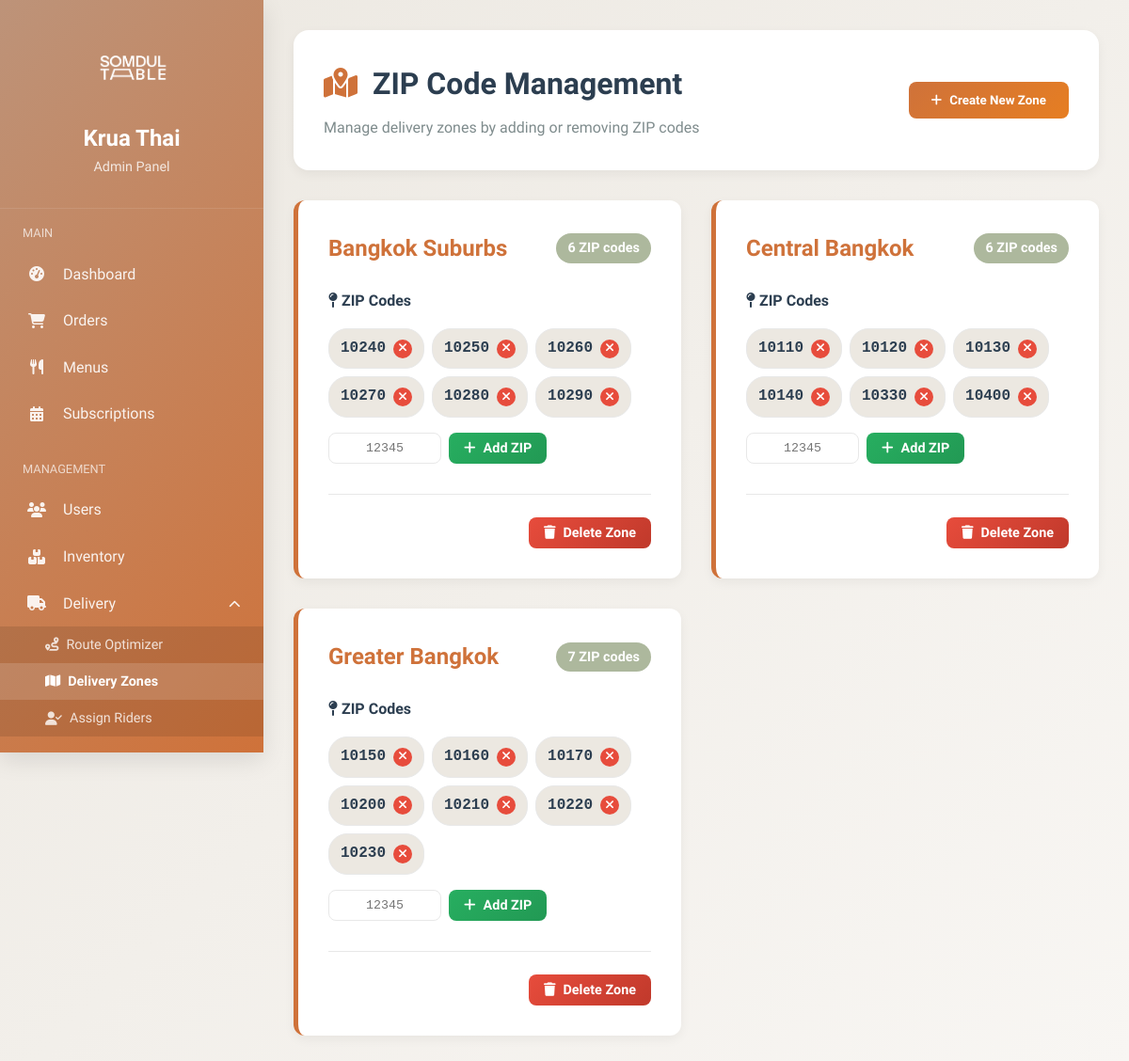
The app's page /KruaThai/admin/delivery-zones.php (signed in), older data.
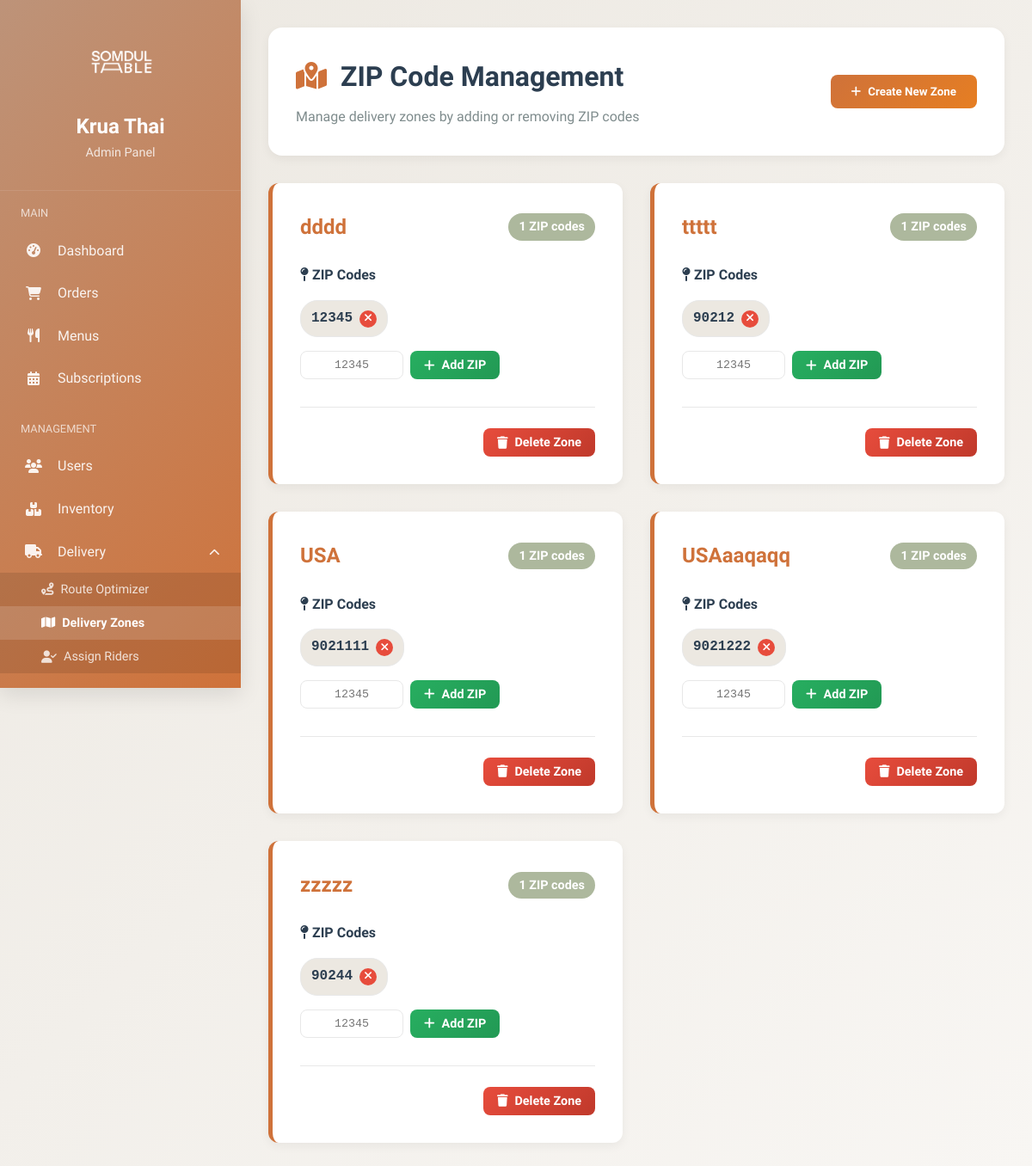
The same page, newer data.
### tables this page shows
CREATE TABLE `delivery_zones` (
  `id` char(36) NOT NULL,
  `zone_name` varchar(100) NOT NULL,
  `zone_description` text,
  `zone_color` varchar(10) DEFAULT '#3498db',
  `min_distance` decimal(8,2) DEFAULT '0.00',
  `max_distance` decimal(8,2) DEFAULT '0.00',
  `base_delivery_fee` decimal(8,2) DEFAULT '0.00',
  `per_mile_fee` decimal(8,2) DEFAULT '0.00',
  `zip_codes` longtext NOT NULL,
  `delivery_fee` decimal(6,2) DEFAULT '0.00',
  `free_delivery_minimum` decimal(8,2) DEFAULT NULL,
  `delivery_time_slots` longtext,
  `estimated_delivery_time` int(11) DEFAULT '60',
  `is_active` tinyint(1) DEFAULT '1',
  `sort_order` int(11) DEFAULT '1',
  `max_orders_per_day` int(11) DEFAULT '100',
  `max_orders_per_slot` int(11) DEFAULT '10',
  `created_at` timestamp NOT NULL DEFAULT CURRENT_TIMESTAMP,
  `updated_at` timestamp NOT NULL DEFAULT CURRENT_TIMESTAMP ON UPDATE CURRENT_TIMESTAMP
);

### KruaThai/admin/delivery-zones.php (the view, shortened to what this page needs)
<?php
require_once '../config/database.php';
try {
    $database = new Database();
    $pdo = $database->getConnection();
} catch (Exception $e) {
    die("❌ Database connection failed: " . $e->getMessage());
}
try {
    $stmt = $pdo->prepare("SELECT * FROM delivery_zones ORDER BY zone_name ASC");
    $stmt->execute();
    $zones = $stmt->fetchAll(PDO::FETCH_ASSOC);
} catch (Exception $e) {
    $zones = [];
    $error_message = "Could not fetch delivery zones: " . $e->getMessage();
}
?>
<!DOCTYPE html>
<html lang="th">
<head>
    <link href="https://cdnjs.cloudflare.com/ajax/libs/font-awesome/6.4.0/css/all.min.css" rel="stylesheet">
</head>
<body>
    <div class="admin-layout">
        <div class="sidebar" id="sidebar">
            <div class="sidebar-header">
                <div class="logo">
                    <img src="../assets/image/LOGO_White Trans.png"
                         alt="Krua Thai Logo"
                         class="logo-image"
                         loading="lazy">
                </div>
                <div class="sidebar-title">Krua Thai</div>
                <div class="sidebar-subtitle">Admin Panel</div>
            </div>
            <nav class="sidebar-nav">
                <div class="nav-section">
                    <div class="nav-section-title">Main</div>
                    <a href="dashboard.php" class="nav-item">
                        <i class="nav-icon fas fa-tachometer-alt"></i>
                        <span>Dashboard</span>
                    </a>
                    <a href="orders.php" class="nav-item">
                        <i class="nav-icon fas fa-shopping-cart"></i>
                        <span>Orders</span>
                    </a>
                    <a href="menus.php" class="nav-item">
                        <i class="nav-icon fas fa-utensils"></i>
                        <span>Menus</span>
                    </a>
                    <a href="subscriptions.php" class="nav-item">
                        <i class="nav-icon fas fa-calendar-alt"></i>
                        <span>Subscriptions</span>
                    </a>
                </div>
                <div class="nav-section">
                    <div class="nav-section-title">Management</div>
                    <a href="users.php" class="nav-item">
                        <i class="nav-icon fas fa-users"></i>
                        <span>Users</span>
                    </a>
                    <a href="inventory.php" class="nav-item">
                        <i class="nav-icon fas fa-boxes"></i>
                        <span>Inventory</span>
                    </a>
                <div class="nav-section">
                    <div class="nav-item-with-submenu" id="deliveryMenu">
                        <div class="nav-item" onclick="toggleDeliveryMenu()">
                            <i class="nav-icon fas fa-truck"></i>
                            <span>Delivery</span>
                            <i class="nav-toggle fas fa-chevron-down"></i>
                        </div>
                        <div class="nav-submenu" id="deliverySubmenu">
                            <a href="delivery-management.php" class="nav-subitem ">
                                <i class="nav-subitem-icon fas fa-route"></i>
                                <span>Route Optimizer</span>
                            </a>
                            <a href="delivery-zones.php" class="nav-subitem  active">
                                <i class="nav-subitem-icon fas fa-map"></i>
                                <span>Delivery Zones</span>
                            </a>
                            <a href="assign-riders.php" class="nav-subitem">
                                <i class="nav-subitem-icon fas fa-user-check"></i>
                                <span>Assign Riders</span>
                            </a>
                        </div>
                    </div>
                </div>
                </div>
            </nav>
        </div>
        <main class="main-content">
            <header class="page-header">
                <div>
                    <h1 class="page-title">
                        <i class="fas fa-map-marked-alt" style="color: var(--curry); margin-right: 0.5rem;"></i>
                        ZIP Code Management
                    </h1>
                    <p class="page-subtitle">Manage delivery zones by adding or removing ZIP codes</p>
                </div>
                <div class="header-actions">
                    <button class="btn btn-primary" onclick="showCreateZoneModal()">
                        <i class="fas fa-plus"></i> Create New Zone
                    </button>
                </div>
            </header>
            <?php if (empty($zones)): ?>
                <div class="empty-state">
                    <i class="fas fa-map-marked-alt"></i>
                    <h2>No Delivery Zones Found</h2>
                    <p>Create your first delivery zone to start managing ZIP codes for delivery coverage.</p>
                    <button class="btn btn-primary" onclick="showCreateZoneModal()">
                        <i class="fas fa-plus"></i> Create New Zone
                    </button>
                </div>
            <?php else: ?>
                <div class="zones-grid">
                    <?php foreach ($zones as $zone):
                        $zipCodes = json_decode($zone['zip_codes'] ?? '[]', true) ?? [];
                    ?>
                        <div class="zone-card" data-zone-id="<?= $zone['id'] ?>">
                            <div class="zone-header">
                                <h3 class="zone-title"><?= htmlspecialchars($zone['zone_name']) ?></h3>
                                <span class="zone-count"><?= count($zipCodes) ?> ZIP codes</span>
                            </div>
                            <div class="zip-section">
                                <h4 style="margin-bottom: 1rem; color: var(--text-dark);">
                                    <i class="fas fa-map-pin"></i> ZIP Codes
                                </h4>
                                <?php if (empty($zipCodes)): ?>
                                    <p class="text-muted">No ZIP codes added yet.</p>
                                <?php else: ?>
                                    <div class="zip-list">
                                        <?php foreach ($zipCodes as $zipCode): ?>
                                            <div class="zip-code-tag">
                                                <span><?= htmlspecialchars($zipCode) ?></span>
                                                <button class="zip-remove"
                                                        onclick="removeZipCode('<?= $zone['id'] ?>', '<?= $zipCode ?>')"
                                                        title="Remove ZIP code">
                                                    <i class="fas fa-times"></i>
                                                </button>
                                            </div>
                                        <?php endforeach; ?>
                                    </div>
                                <?php endif; ?>
                                <div class="zip-add-form">
                                    <input type="text"
                                           class="zip-input"
                                           placeholder="12345"
                                           maxlength="5"
                                           pattern="\d{5}"
                                           id="zipInput-<?= $zone['id'] ?>"
                                           onkeypress="handleZipKeyPress(event, '<?= $zone['id'] ?>')">
                                    <button class="btn btn-success btn-sm"
                                            onclick="addZipCode('<?= $zone['id'] ?>')">
                                        <i class="fas fa-plus"></i> Add ZIP
                                    </button>
                                </div>
                            </div>
                            <div class="zone-actions">
                                <button class="btn btn-danger btn-sm"
                                        onclick="deleteZone('<?= $zone['id'] ?>', '<?= htmlspecialchars(addslashes($zone['zone_name'])) ?>')">
                                    <i class="fas fa-trash"></i> Delete Zone
                                </button>
                            </div>
                        </div>
                    <?php endforeach; ?>
                </div>
            <?php endif; ?>
        </main>
    </div>
</body>
</html>

Row changes from the older to the newer data that the page shows:
removed delivery_zones: zone_name "Bangkok Suburbs", zip_codes "6", zip_codes "10240", zip_codes "10250", zip_codes "10260", zip_codes "10270", zip_codes "10280", zip_codes "10290", shown under "ZIP Code Management"
removed delivery_zones: zone_name "Central Bangkok", zip_codes "6", zip_codes "10110", zip_codes "10120", zip_codes "10130", zip_codes "10140", zip_codes "10330", zip_codes "10400", shown under "ZIP Code Management"
removed delivery_zones: zone_name "Greater Bangkok", zip_codes "7", zip_codes "10150", zip_codes "10160", zip_codes "10170", zip_codes "10200", zip_codes "10210", zip_codes "10220", zip_codes "10230", shown under "ZIP Code Management"
added delivery_zones: zone_name "dddd", zip_codes "1", zip_codes "12345"
added delivery_zones: zone_name "ttttt", zip_codes "1", zip_codes "90212"
added delivery_zones: zone_name "USA", zip_codes "1", zip_codes "9021111"
added delivery_zones: zone_name "USAaaqaqq", zip_codes "1", zip_codes "9021222"
added delivery_zones: zone_name "zzzzz", zip_codes "1", zip_codes "90244"
